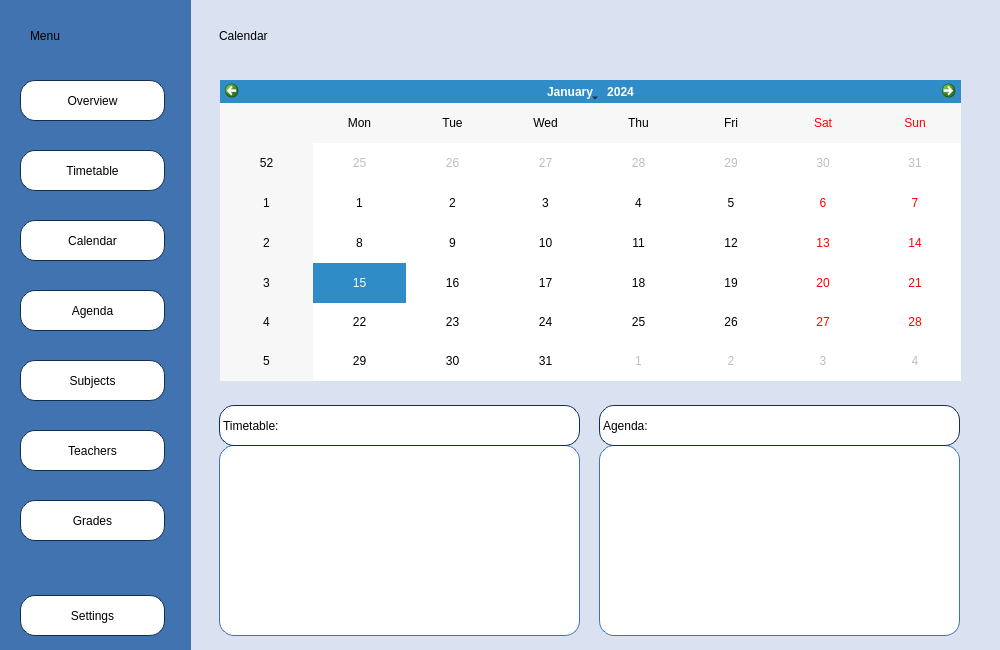
<?xml version="1.0" encoding="UTF-8"?>
<ui version="4.0">
 <class>CalendarMain</class>
 <widget class="QWidget" name="CalendarMain">
  <property name="geometry">
   <rect>
    <x>0</x>
    <y>0</y>
    <width>1000</width>
    <height>650</height>
   </rect>
  </property>
  <property name="sizePolicy">
   <sizepolicy hsizetype="Fixed" vsizetype="Fixed">
    <horstretch>0</horstretch>
    <verstretch>0</verstretch>
   </sizepolicy>
  </property>
  <property name="minimumSize">
   <size>
    <width>1000</width>
    <height>650</height>
   </size>
  </property>
  <property name="maximumSize">
   <size>
    <width>1000</width>
    <height>650</height>
   </size>
  </property>
  <property name="windowTitle">
   <string>Form</string>
  </property>
  <widget class="QWidget" name="widget_Calendar" native="true">
   <property name="geometry">
    <rect>
     <x>189</x>
     <y>0</y>
     <width>811</width>
     <height>650</height>
    </rect>
   </property>
   <property name="styleSheet">
    <string notr="true">background-color: rgb(218, 226, 241)</string>
   </property>
   <widget class="QLabel" name="label_Calendar">
    <property name="geometry">
     <rect>
      <x>30</x>
      <y>10</y>
      <width>231</width>
      <height>51</height>
     </rect>
    </property>
    <property name="styleSheet">
     <string notr="true">color: black;
font: 75 28pt &quot;Gentium Book Basic&quot;;</string>
    </property>
    <property name="text">
     <string>Calendar</string>
    </property>
   </widget>
   <widget class="QListWidget" name="listWidget_Timetable">
    <property name="geometry">
     <rect>
      <x>30</x>
      <y>445</y>
      <width>361</width>
      <height>191</height>
     </rect>
    </property>
    <property name="styleSheet">
     <string notr="true">font: 16pt &quot;Gentium Book Basic&quot;;
color: black;
background-color: rgb(255, 255, 255);
border-radius: 15px;
border-style: solid;
border-width: 1px;
border-color:rgb(64, 115, 175);</string>
    </property>
   </widget>
   <widget class="QListWidget" name="listWidget_Agenda">
    <property name="geometry">
     <rect>
      <x>410</x>
      <y>445</y>
      <width>361</width>
      <height>191</height>
     </rect>
    </property>
    <property name="styleSheet">
     <string notr="true">font: 16pt &quot;Gentium Book Basic&quot;;
color: black;
background-color: rgb(255, 255, 255);
border-radius: 15px;
border-style: solid;
border-width: 1px;
border-color:rgb(64, 115, 175);</string>
    </property>
   </widget>
   <widget class="QLabel" name="label_Timetable">
    <property name="geometry">
     <rect>
      <x>30</x>
      <y>405</y>
      <width>361</width>
      <height>41</height>
     </rect>
    </property>
    <property name="styleSheet">
     <string notr="true">background-color:rgb(255, 255, 255);
border-radius:15px;
border-style: solid;
border-width: 1px;
border-color: rgb(18, 46, 79);
font: 14pt &quot;Gentium Book Basic&quot;;
color:black;</string>
    </property>
    <property name="text">
     <string>Timetable:</string>
    </property>
   </widget>
   <widget class="QLabel" name="label_Agenda">
    <property name="geometry">
     <rect>
      <x>410</x>
      <y>405</y>
      <width>361</width>
      <height>41</height>
     </rect>
    </property>
    <property name="styleSheet">
     <string notr="true">background-color:rgb(255, 255, 255);
border-radius:15px;
border-style: solid;
border-width: 1px;
border-color: rgb(18, 46, 79);
font: 14pt &quot;Gentium Book Basic&quot;;
color:black;</string>
    </property>
    <property name="text">
     <string>Agenda:</string>
    </property>
   </widget>
  </widget>
  <widget class="QCalendarWidget" name="calendarWidget">
   <property name="geometry">
    <rect>
     <x>220</x>
     <y>80</y>
     <width>741</width>
     <height>301</height>
    </rect>
   </property>
   <property name="styleSheet">
    <string notr="true"/>
   </property>
  </widget>
  <widget class="QWidget" name="widget_Menu" native="true">
   <property name="geometry">
    <rect>
     <x>0</x>
     <y>0</y>
     <width>191</width>
     <height>651</height>
    </rect>
   </property>
   <property name="styleSheet">
    <string notr="true">background-color:rgb(64, 115, 175);</string>
   </property>
   <widget class="QLabel" name="label_Menu">
    <property name="geometry">
     <rect>
      <x>30</x>
      <y>10</y>
      <width>121</width>
      <height>51</height>
     </rect>
    </property>
    <property name="styleSheet">
     <string notr="true">color: black;
font: 75 28pt &quot;Gentium Book Basic&quot;;</string>
    </property>
    <property name="text">
     <string>Menu</string>
    </property>
   </widget>
   <widget class="QPushButton" name="pushButton_Overview">
    <property name="geometry">
     <rect>
      <x>20</x>
      <y>80</y>
      <width>145</width>
      <height>41</height>
     </rect>
    </property>
    <property name="styleSheet">
     <string notr="true">font: 14pt &quot;Gentium Book Basic&quot;;
color: black;
background: rgb(255, 255, 255);
border-radius: 15px;
border-style: solid;
border-width: 1px;
border-color:rgb(18, 46, 79);</string>
    </property>
    <property name="text">
     <string>Overview</string>
    </property>
   </widget>
   <widget class="QPushButton" name="pushButton_Timetable">
    <property name="geometry">
     <rect>
      <x>20</x>
      <y>150</y>
      <width>145</width>
      <height>41</height>
     </rect>
    </property>
    <property name="styleSheet">
     <string notr="true">font: 14pt &quot;Gentium Book Basic&quot;;
color: black;
background: rgb(255, 255, 255);
border-radius: 15px;
border-style: solid;
border-width: 1px;
border-color:rgb(18, 46, 79);</string>
    </property>
    <property name="text">
     <string>Timetable</string>
    </property>
   </widget>
   <widget class="QPushButton" name="pushButton_Subjects">
    <property name="geometry">
     <rect>
      <x>20</x>
      <y>360</y>
      <width>145</width>
      <height>41</height>
     </rect>
    </property>
    <property name="styleSheet">
     <string notr="true">font: 14pt &quot;Gentium Book Basic&quot;;
color: black;
background: rgb(255, 255, 255);
border-radius: 15px;
border-style: solid;
border-width: 1px;
border-color:rgb(18, 46, 79);</string>
    </property>
    <property name="text">
     <string>Subjects</string>
    </property>
   </widget>
   <widget class="QPushButton" name="pushButton_Teachers">
    <property name="geometry">
     <rect>
      <x>20</x>
      <y>430</y>
      <width>145</width>
      <height>41</height>
     </rect>
    </property>
    <property name="styleSheet">
     <string notr="true">font: 14pt &quot;Gentium Book Basic&quot;;
color: black;
background: rgb(255, 255, 255);
border-radius: 15px;
border-style: solid;
border-width: 1px;
border-color:rgb(18, 46, 79);</string>
    </property>
    <property name="text">
     <string>Teachers</string>
    </property>
   </widget>
   <widget class="QPushButton" name="pushButton_Grades">
    <property name="geometry">
     <rect>
      <x>20</x>
      <y>500</y>
      <width>145</width>
      <height>41</height>
     </rect>
    </property>
    <property name="styleSheet">
     <string notr="true">font: 14pt &quot;Gentium Book Basic&quot;;
color: black;
background: rgb(255, 255, 255);
border-radius: 15px;
border-style: solid;
border-width: 1px;
border-color:rgb(18, 46, 79);</string>
    </property>
    <property name="text">
     <string>Grades</string>
    </property>
   </widget>
   <widget class="QPushButton" name="pushButton_Settings">
    <property name="geometry">
     <rect>
      <x>20</x>
      <y>595</y>
      <width>145</width>
      <height>41</height>
     </rect>
    </property>
    <property name="styleSheet">
     <string notr="true">font: 14pt &quot;Gentium Book Basic&quot;;
color: black;
background: rgb(255, 255, 255);
border-radius: 15px;
border-style: solid;
border-width: 1px;
border-color:rgb(18, 46, 79);</string>
    </property>
    <property name="text">
     <string>Settings</string>
    </property>
   </widget>
   <widget class="QPushButton" name="pushButton_Calendar">
    <property name="geometry">
     <rect>
      <x>20</x>
      <y>220</y>
      <width>145</width>
      <height>41</height>
     </rect>
    </property>
    <property name="styleSheet">
     <string notr="true">font: 14pt &quot;Gentium Book Basic&quot;;
color: black;
background: rgb(255, 255, 255);
border-radius: 15px;
border-style: solid;
border-width: 1px;
border-color:rgb(18, 46, 79);</string>
    </property>
    <property name="text">
     <string>Calendar</string>
    </property>
   </widget>
   <widget class="QPushButton" name="pushButton_Agenda">
    <property name="geometry">
     <rect>
      <x>20</x>
      <y>290</y>
      <width>145</width>
      <height>41</height>
     </rect>
    </property>
    <property name="styleSheet">
     <string notr="true">font: 14pt &quot;Gentium Book Basic&quot;;
color: black;
background: rgb(255, 255, 255);
border-radius: 15px;
border-style: solid;
border-width: 1px;
border-color:rgb(18, 46, 79);</string>
    </property>
    <property name="text">
     <string>Agenda</string>
    </property>
   </widget>
   <zorder>pushButton_Overview</zorder>
   <zorder>pushButton_Timetable</zorder>
   <zorder>pushButton_Subjects</zorder>
   <zorder>pushButton_Teachers</zorder>
   <zorder>pushButton_Grades</zorder>
   <zorder>pushButton_Settings</zorder>
   <zorder>label_Menu</zorder>
   <zorder>pushButton_Calendar</zorder>
   <zorder>pushButton_Agenda</zorder>
  </widget>
 </widget>
 <resources/>
 <connections/>
</ui>
